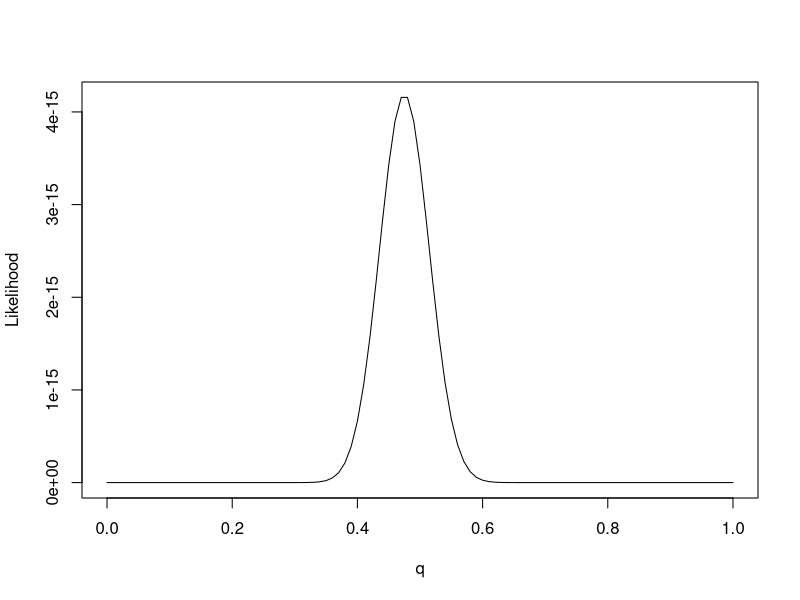
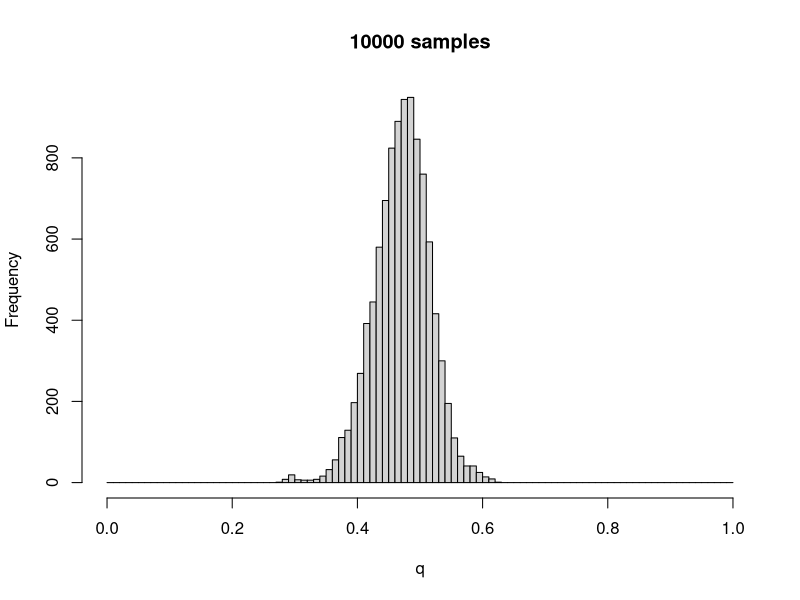

Recreate these plots in R, in order.
dataSize <- 20
N <- 8

data <- rbinom(dataSize, N, 0.45)

likelihood <- function (q) {
  sum(log(dbinom(data, N, q)))
}

develop <- function(q) {
  if (runif(1, 0, 1) < 0.5) {
    q + 0.01
  } else {
    q - 0.01
  }
}
  
sampling <- function(n, init) {
  q <- init
  ql <- likelihood(q)
  samples <- vector(length = n)
  i <- 1
  while(i <= n) {
    p <- develop(q)   
    pl <- likelihood(p)
    r <- log(runif(1, 0, 1))
    if (ql < pl || r < pl - ql) {
      q <- p
      ql <- pl
    }
    samples[i] <- p
    i <- i + 1
  }
  samples
}

qs <- seq(0, 1, by = 0.01)
ls <- vector(length = length(qs))
for(i in 1:length(qs)) {
  ls[i] <- prod(dbinom(data, N, qs[i]))
}
plot(qs, ls, type = "l", xlab = "q", ylab = "Likelihood")

samples <- sampling(10000, 0.3)
hist(samples, breaks = seq(0, 1, by = 0.01), main = "10000 samples", xlab = "q")
